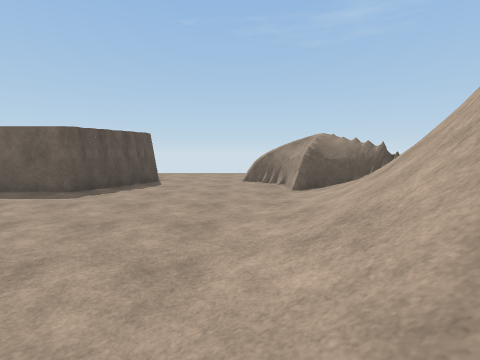
View 1 (above)

20 first-person views from a walk through a 3-D level made in the Unity game engine. The camera is 1.4 m above the floor, tilts 6° down and sees 85° across. The floor is counted in squares, 2 m on a side. Each view is taken from the middle of a square. On the plan, view 1 faces up. The plan holds only what a view shows up to about 9 squares ahead; the rest is blank. The place goes on beyond the plan. The player is left out. Some surface patterns are stand-ins.

View 2
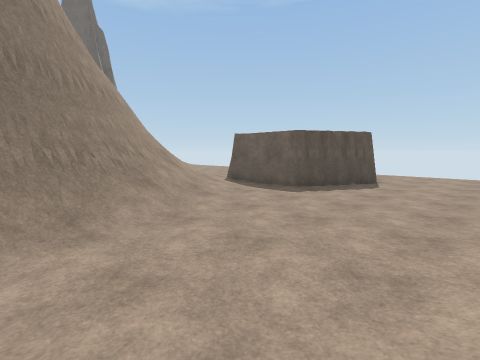

View 3
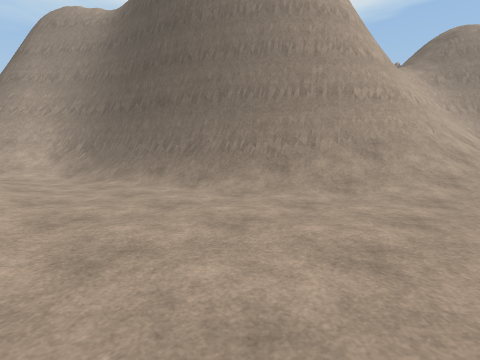

View 4
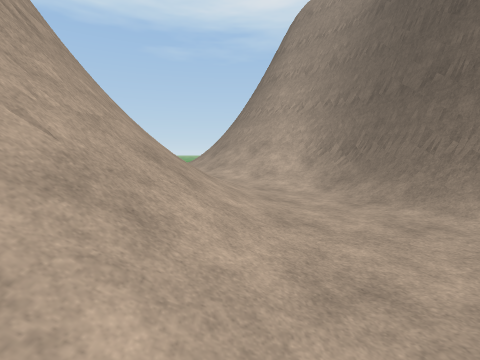

View 5
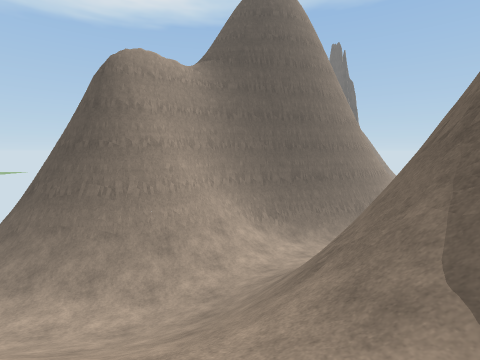

View 6
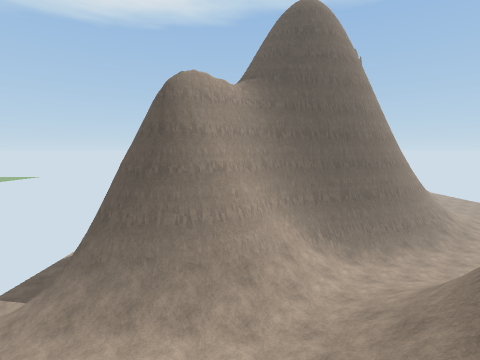

View 7
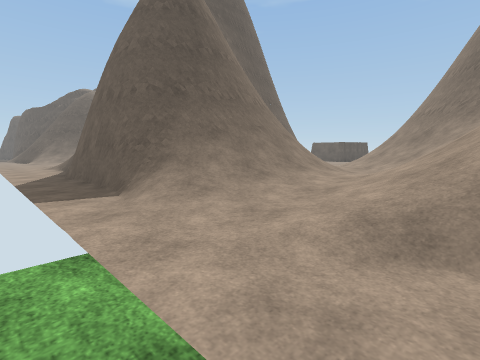

View 8
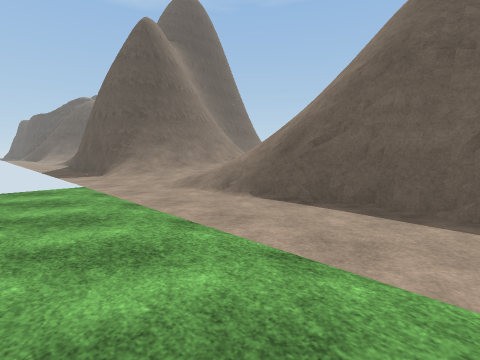

View 9
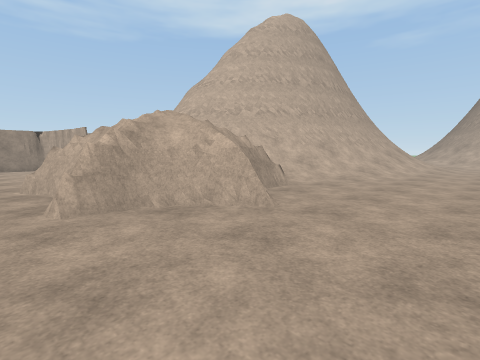

View 10
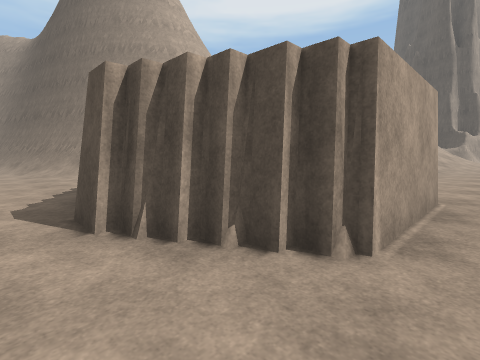

View 11
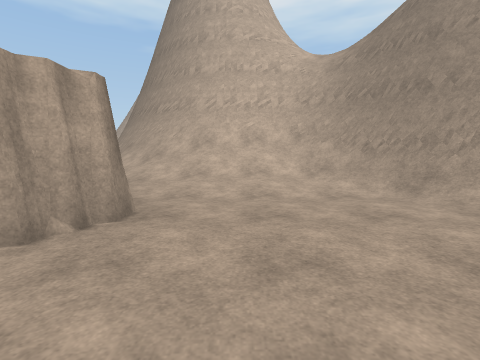

View 12
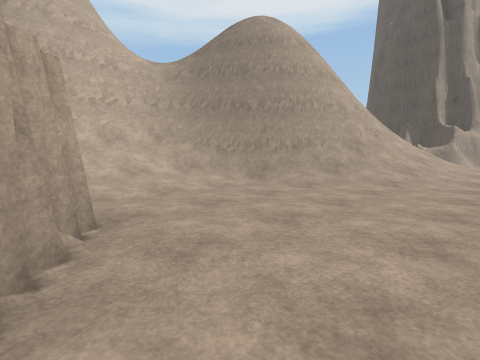

View 13
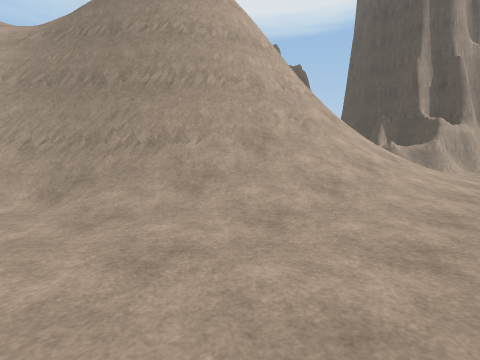

View 14
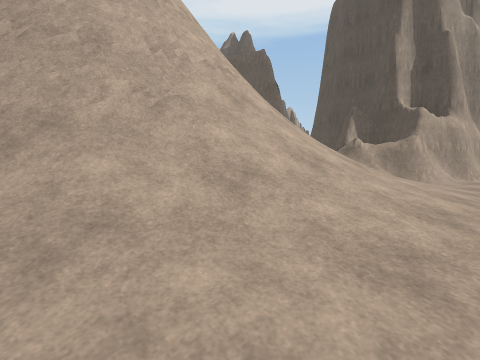

View 15
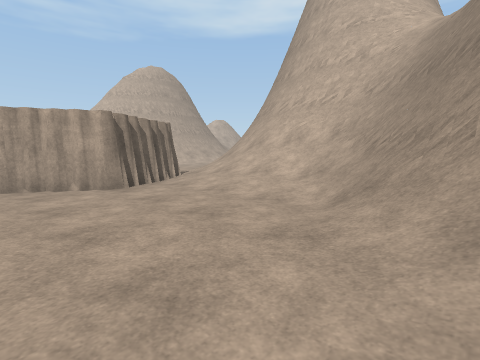

View 16
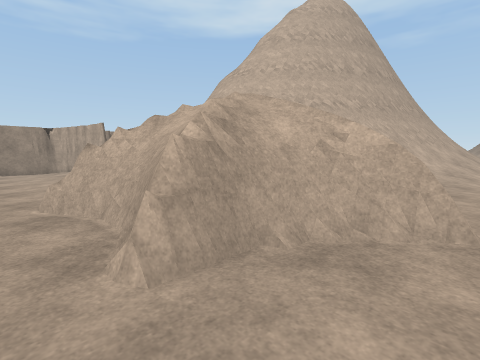

View 17
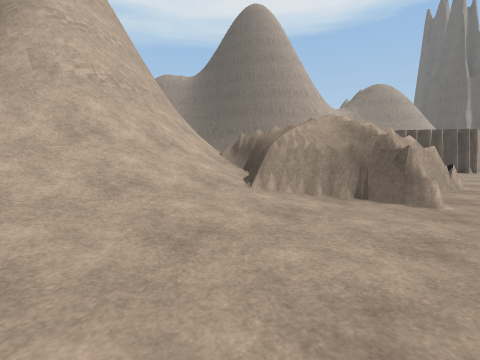

View 18
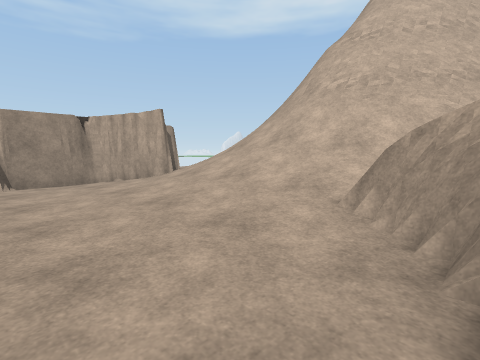

View 19
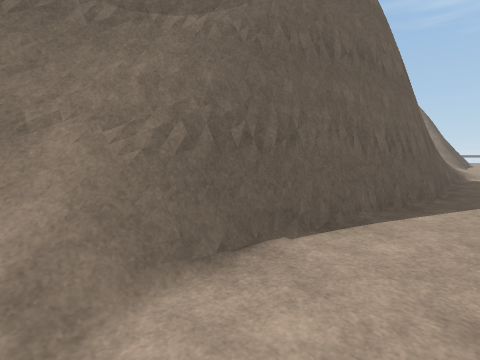

View 20
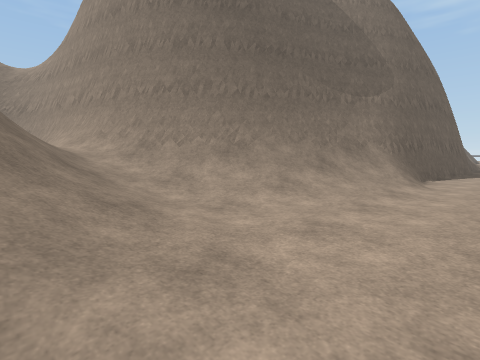

### Floor plan
Key: @ floor where view 1 was taken; # wall or solid block; . main floor; : floor 0.25 m higher than the main floor; + floor 0.5 m higher than the main floor; * floor 1.75 m higher than the main floor; / step, stairs or slope; = window, fence, low wall or low ledge.
Columns run from 21 left of view 1 to 11 right of it. Each row starts with its distance up from view 1.
 11 ...:::..........................#
 10 /://///:.......###.....###......#
  9 # ///////.....## ##...####::+:::#
  8 =  /###//:....#  ##...####/////##
  7   =######/....## #.....##=/////
  6         ##/+++:###.....:///////
  5          #//////.......//=####
  4          ##/#=///.....//###
  3           ######//..../###
  2                ##/...:/##
  1                 ##...//#
  0                  #/..@/#
 -1                  ##..//#
 -2                   #/.//##
 -3                   #/.://###
 -4         ##        ##/:///##/
 -5         /#        ##//+//////
 -6         *#         ##//+///
 -7         /##         ##///// /
 -8         //##         #//+/
 -9         ///###       #//+//=#/
-10        //://###      #//+///###
-11        //..///###   ##//:///###
-12        /........######//.:/=#..
-13        ........................
-14                          ......
-15                          ......

Positions as (right, up) in squares from view 1, and headings:
1: (0, 0), facing up
2: (0, 0), facing up-left
3: (0, 5), facing down-left
4: (0, 2), facing down
5: (7, -5), facing left
6: (7, -7), facing left
7: (5, -14), facing up-left
8: (9, -15), facing up-left
9: (-2, 11), facing down-right
10: (-2, 11), facing down-left
11: (-9, 11), facing down
12: (-7, 11), facing down-left
13: (-11, 11), facing down-left
14: (-14, 11), facing down-left
15: (-13, 10), facing down-right
16: (0, 11), facing down-right
17: (8, 11), facing down-left
18: (4, 11), facing down-right
19: (-8, -13), facing up-right
20: (-14, -13), facing up-right
